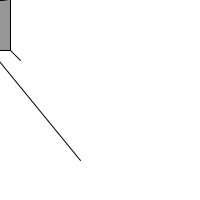
Frame 1 (no input)
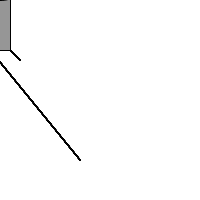
Frame 60 (the mouse pressed at the canvas centre just before this capture)
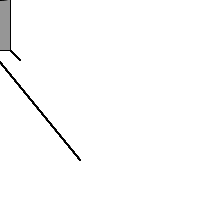
Frame 120 (the mouse held since frame 60 and released just before this capture)

The Processing sketch that drew these frames (run headless with seeded random() and noise(); from frame 60 on, the mouse is pressed at the canvas centre):

// Processing sketch: day_7
// ── day_7.pde
void setup(){
   size(200,200);
   background(255);
}

void draw(){
ellipseMode(CENTER);
rectMode(CENTER);

//body
stroke(0);
fill(150);
rect(0,0,20,100);

 //head
 fill(255);
 ellipse(0,-30,60,60);
 
 //eyes
 fill(0);
 ellipse(-19,-30,16,32);
 ellipse(19,-30,16,32);
 
 //legs
 stroke(0);
 line(-10,50,80,160);
 line(10,50,20,60);
 
}
